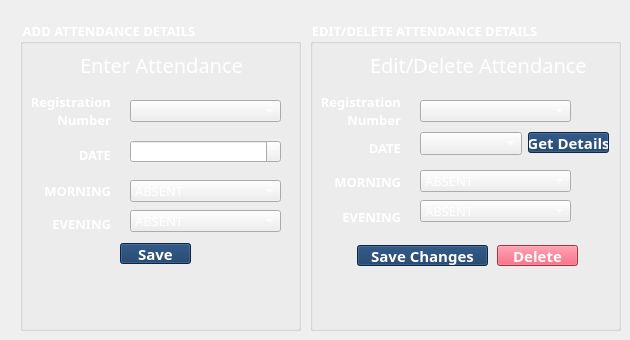
    <widget class="QWidget" name="tab_6">
     <attribute name="title">
      <string>Attendance</string>
     </attribute>
     <widget class="QGroupBox" name="groupBox_3">
      <property name="geometry">
       <rect>
        <x>20</x>
        <y>20</y>
        <width>281</width>
        <height>311</height>
       </rect>
      </property>
      <property name="font">
       <font>
        <family>Poppins Black</family>
        <pointsize>10</pointsize>
        <bold>true</bold>
       </font>
      </property>
      <property name="styleSheet">
       <string notr="true">color: rgb(255, 255, 255);</string>
      </property>
      <property name="title">
       <string>ADD ATTENDANCE DETAILS</string>
      </property>
      <widget class="QLabel" name="label_47">
       <property name="geometry">
        <rect>
         <x>10</x>
         <y>20</y>
         <width>41</width>
         <height>41</height>
        </rect>
       </property>
       <property name="text">
        <string/>
       </property>
       <property name="pixmap">
        <pixmap>../src/attendance.png</pixmap>
       </property>
       <property name="scaledContents">
        <bool>true</bool>
       </property>
      </widget>
      <widget class="QLabel" name="label_48">
       <property name="geometry">
        <rect>
         <x>60</x>
         <y>30</y>
         <width>201</width>
         <height>29</height>
        </rect>
       </property>
       <property name="font">
        <font>
         <family>Poppins</family>
         <pointsize>15</pointsize>
         <italic>false</italic>
         <bold>false</bold>
         <kerning>true</kerning>
        </font>
       </property>
       <property name="layoutDirection">
        <enum>Qt::LeftToRight</enum>
       </property>
       <property name="styleSheet">
        <string notr="true">color: rgb(255, 255, 255);</string>
       </property>
       <property name="text">
        <string>Enter Attendance</string>
       </property>
       <property name="scaledContents">
        <bool>true</bool>
       </property>
       <property name="alignment">
        <set>Qt::AlignLeading|Qt::AlignLeft|Qt::AlignVCenter</set>
       </property>
      </widget>
      <widget class="QComboBox" name="cb41">
       <property name="geometry">
        <rect>
         <x>110</x>
         <y>80</y>
         <width>151</width>
         <height>22</height>
        </rect>
       </property>
       <property name="font">
        <font>
         <family>Poppins SemiBold</family>
         <pointsize>10</pointsize>
        </font>
       </property>
       <property name="styleSheet">
        <string notr="true">color: rgb(255, 255, 255);
gridline-color: rgb(255, 255, 255);
selection-color: rgb(15, 52, 96);
border-color: rgb(255, 255, 255);</string>
       </property>
       <property name="editable">
        <bool>false</bool>
       </property>
       <property name="frame">
        <bool>true</bool>
       </property>
      </widget>
      <widget class="QLabel" name="label_49">
       <property name="geometry">
        <rect>
         <x>10</x>
         <y>60</y>
         <width>81</width>
         <height>61</height>
        </rect>
       </property>
       <property name="font">
        <font>
         <family>Poppins</family>
         <pointsize>10</pointsize>
         <italic>false</italic>
         <bold>true</bold>
         <kerning>true</kerning>
        </font>
       </property>
       <property name="layoutDirection">
        <enum>Qt::LeftToRight</enum>
       </property>
       <property name="styleSheet">
        <string notr="true">color: rgb(255, 255, 255);</string>
       </property>
       <property name="text">
        <string>Registration Number</string>
       </property>
       <property name="scaledContents">
        <bool>true</bool>
       </property>
       <property name="alignment">
        <set>Qt::AlignRight|Qt::AlignTrailing|Qt::AlignVCenter</set>
       </property>
       <property name="wordWrap">
        <bool>true</bool>
       </property>
      </widget>
      <widget class="QLabel" name="label_50">
       <property name="geometry">
        <rect>
         <x>50</x>
         <y>110</y>
         <width>41</width>
         <height>50</height>
        </rect>
       </property>
       <property name="font">
        <font>
         <family>Poppins</family>
         <pointsize>10</pointsize>
         <italic>false</italic>
         <bold>true</bold>
         <kerning>true</kerning>
        </font>
       </property>
       <property name="layoutDirection">
        <enum>Qt::LeftToRight</enum>
       </property>
       <property name="styleSheet">
        <string notr="true">color: rgb(255, 255, 255);</string>
       </property>
       <property name="text">
        <string>DATE</string>
       </property>
       <property name="scaledContents">
        <bool>true</bool>
       </property>
       <property name="alignment">
        <set>Qt::AlignRight|Qt::AlignTrailing|Qt::AlignVCenter</set>
       </property>
      </widget>
      <widget class="QLabel" name="label_51">
       <property name="geometry">
        <rect>
         <x>10</x>
         <y>146</y>
         <width>81</width>
         <height>50</height>
        </rect>
       </property>
       <property name="font">
        <font>
         <family>Poppins</family>
         <pointsize>10</pointsize>
         <italic>false</italic>
         <bold>true</bold>
         <kerning>true</kerning>
        </font>
       </property>
       <property name="layoutDirection">
        <enum>Qt::LeftToRight</enum>
       </property>
       <property name="styleSheet">
        <string notr="true">color: rgb(255, 255, 255);</string>
       </property>
       <property name="text">
        <string>MORNING</string>
       </property>
       <property name="scaledContents">
        <bool>true</bool>
       </property>
       <property name="alignment">
        <set>Qt::AlignRight|Qt::AlignTrailing|Qt::AlignVCenter</set>
       </property>
      </widget>
      <widget class="QLabel" name="label_52">
       <property name="geometry">
        <rect>
         <x>10</x>
         <y>179</y>
         <width>81</width>
         <height>50</height>
        </rect>
       </property>
       <property name="font">
        <font>
         <family>Poppins</family>
         <pointsize>10</pointsize>
         <italic>false</italic>
         <bold>true</bold>
         <kerning>true</kerning>
        </font>
       </property>
       <property name="layoutDirection">
        <enum>Qt::LeftToRight</enum>
       </property>
       <property name="styleSheet">
        <string notr="true">color: rgb(255, 255, 255);</string>
       </property>
       <property name="text">
        <string>EVENING</string>
       </property>
       <property name="scaledContents">
        <bool>true</bool>
       </property>
       <property name="alignment">
        <set>Qt::AlignRight|Qt::AlignTrailing|Qt::AlignVCenter</set>
       </property>
      </widget>
      <widget class="QPushButton" name="b41">
       <property name="geometry">
        <rect>
         <x>100</x>
         <y>223</y>
         <width>71</width>
         <height>21</height>
        </rect>
       </property>
       <property name="font">
        <font>
         <family>Poppins</family>
         <pointsize>11</pointsize>
         <bold>true</bold>
        </font>
       </property>
       <property name="styleSheet">
        <string notr="true">background-color: rgb(15, 52, 96);
color: rgb(255, 255, 255);</string>
       </property>
       <property name="text">
        <string>Save</string>
       </property>
      </widget>
      <widget class="QDateEdit" name="tb41">
       <property name="geometry">
        <rect>
         <x>110</x>
         <y>120</y>
         <width>151</width>
         <height>23</height>
        </rect>
       </property>
       <property name="font">
        <font>
         <pointsize>10</pointsize>
        </font>
       </property>
       <property name="autoFillBackground">
        <bool>true</bool>
       </property>
       <property name="styleSheet">
        <string notr="true"> color: white;</string>
       </property>
      </widget>
      <widget class="QLabel" name="l41">
       <property name="geometry">
        <rect>
         <x>14</x>
         <y>260</y>
         <width>251</width>
         <height>30</height>
        </rect>
       </property>
       <property name="font">
        <font>
         <family>Poppins</family>
         <pointsize>11</pointsize>
         <italic>false</italic>
         <bold>true</bold>
         <kerning>true</kerning>
        </font>
       </property>
       <property name="layoutDirection">
        <enum>Qt::LeftToRight</enum>
       </property>
       <property name="styleSheet">
        <string notr="true">color: rgb(255, 255, 255);</string>
       </property>
       <property name="text">
        <string/>
       </property>
       <property name="scaledContents">
        <bool>true</bool>
       </property>
       <property name="alignment">
        <set>Qt::AlignCenter</set>
       </property>
      </widget>
      <widget class="QComboBox" name="tb42">
       <property name="geometry">
        <rect>
         <x>110</x>
         <y>160</y>
         <width>151</width>
         <height>22</height>
        </rect>
       </property>
       <property name="font">
        <font>
         <family>Poppins SemiBold</family>
         <pointsize>10</pointsize>
        </font>
       </property>
       <property name="styleSheet">
        <string notr="true">color: rgb(255, 255, 255);
gridline-color: rgb(255, 255, 255);
selection-color: rgb(15, 52, 96);
border-color: rgb(255, 255, 255);</string>
       </property>
       <item>
        <property name="text">
         <string>ABSENT</string>
        </property>
       </item>
       <item>
        <property name="text">
         <string>PRESENT</string>
        </property>
       </item>
      </widget>
      <widget class="QComboBox" name="tb43">
       <property name="geometry">
        <rect>
         <x>110</x>
         <y>190</y>
         <width>151</width>
         <height>22</height>
        </rect>
       </property>
       <property name="font">
        <font>
         <family>Poppins SemiBold</family>
         <pointsize>10</pointsize>
        </font>
       </property>
       <property name="styleSheet">
        <string notr="true">color: rgb(255, 255, 255);
gridline-color: rgb(255, 255, 255);
selection-color: rgb(15, 52, 96);
border-color: rgb(255, 255, 255);</string>
       </property>
       <item>
        <property name="text">
         <string>ABSENT</string>
        </property>
       </item>
       <item>
        <property name="text">
         <string>PRESENT</string>
        </property>
       </item>
      </widget>
     </widget>
     <widget class="QGroupBox" name="groupBox_4">
      <property name="geometry">
       <rect>
        <x>310</x>
        <y>20</y>
        <width>311</width>
        <height>311</height>
       </rect>
      </property>
      <property name="font">
       <font>
        <family>Poppins Black</family>
        <pointsize>10</pointsize>
        <bold>true</bold>
       </font>
      </property>
      <property name="styleSheet">
       <string notr="true">color: rgb(255, 255, 255);</string>
      </property>
      <property name="title">
       <string>EDIT/DELETE ATTENDANCE DETAILS</string>
      </property>
      <widget class="QLabel" name="label_55">
       <property name="geometry">
        <rect>
         <x>10</x>
         <y>20</y>
         <width>41</width>
         <height>41</height>
        </rect>
       </property>
       <property name="text">
        <string/>
       </property>
       <property name="pixmap">
        <pixmap>../src/attendance.png</pixmap>
       </property>
       <property name="scaledContents">
        <bool>true</bool>
       </property>
      </widget>
      <widget class="QLabel" name="label_56">
       <property name="geometry">
        <rect>
         <x>60</x>
         <y>30</y>
         <width>241</width>
         <height>29</height>
        </rect>
       </property>
       <property name="font">
        <font>
         <family>Poppins</family>
         <pointsize>15</pointsize>
         <italic>false</italic>
         <bold>false</bold>
         <kerning>true</kerning>
        </font>
       </property>
       <property name="layoutDirection">
        <enum>Qt::LeftToRight</enum>
       </property>
       <property name="styleSheet">
        <string notr="true">color: rgb(255, 255, 255);</string>
       </property>
       <property name="text">
        <string>Edit/Delete Attendance</string>
       </property>
       <property name="scaledContents">
        <bool>true</bool>
       </property>
       <property name="alignment">
        <set>Qt::AlignLeading|Qt::AlignLeft|Qt::AlignVCenter</set>
       </property>
      </widget>
      <widget class="QComboBox" name="cb42">
       <property name="geometry">
        <rect>
         <x>110</x>
         <y>80</y>
         <width>151</width>
         <height>22</height>
        </rect>
       </property>
       <property name="font">
        <font>
         <family>Poppins SemiBold</family>
         <pointsize>10</pointsize>
        </font>
       </property>
       <property name="styleSheet">
        <string notr="true">color: rgb(255, 255, 255);
gridline-color: rgb(255, 255, 255);
selection-color: rgb(15, 52, 96);
border-color: rgb(255, 255, 255);</string>
       </property>
      </widget>
      <widget class="QLabel" name="label_57">
       <property name="geometry">
        <rect>
         <x>10</x>
         <y>60</y>
         <width>81</width>
         <height>61</height>
        </rect>
       </property>
       <property name="font">
        <font>
         <family>Poppins</family>
         <pointsize>10</pointsize>
         <italic>false</italic>
         <bold>true</bold>
         <kerning>true</kerning>
        </font>
       </property>
       <property name="layoutDirection">
        <enum>Qt::LeftToRight</enum>
       </property>
       <property name="styleSheet">
        <string notr="true">color: rgb(255, 255, 255);</string>
       </property>
       <property name="text">
        <string>Registration Number</string>
       </property>
       <property name="scaledContents">
        <bool>true</bool>
       </property>
       <property name="alignment">
        <set>Qt::AlignRight|Qt::AlignTrailing|Qt::AlignVCenter</set>
       </property>
       <property name="wordWrap">
        <bool>true</bool>
       </property>
      </widget>
      <widget class="QLabel" name="label_58">
       <property name="geometry">
        <rect>
         <x>50</x>
         <y>102</y>
         <width>41</width>
         <height>51</height>
        </rect>
       </property>
       <property name="font">
        <font>
         <family>Poppins</family>
         <pointsize>10</pointsize>
         <italic>false</italic>
         <bold>true</bold>
         <kerning>true</kerning>
        </font>
       </property>
       <property name="layoutDirection">
        <enum>Qt::LeftToRight</enum>
       </property>
       <property name="styleSheet">
        <string notr="true">color: rgb(255, 255, 255);</string>
       </property>
       <property name="text">
        <string>DATE</string>
       </property>
       <property name="scaledContents">
        <bool>true</bool>
       </property>
       <property name="alignment">
        <set>Qt::AlignRight|Qt::AlignTrailing|Qt::AlignVCenter</set>
       </property>
      </widget>
      <widget class="QLabel" name="label_59">
       <property name="geometry">
        <rect>
         <x>10</x>
         <y>136</y>
         <width>81</width>
         <height>51</height>
        </rect>
       </property>
       <property name="font">
        <font>
         <family>Poppins</family>
         <pointsize>10</pointsize>
         <italic>false</italic>
         <bold>true</bold>
         <kerning>true</kerning>
        </font>
       </property>
       <property name="layoutDirection">
        <enum>Qt::LeftToRight</enum>
       </property>
       <property name="styleSheet">
        <string notr="true">color: rgb(255, 255, 255);</string>
       </property>
       <property name="text">
        <string>MORNING</string>
       </property>
       <property name="scaledContents">
        <bool>true</bool>
       </property>
       <property name="alignment">
        <set>Qt::AlignRight|Qt::AlignTrailing|Qt::AlignVCenter</set>
       </property>
      </widget>
      <widget class="QLabel" name="label_60">
       <property name="geometry">
        <rect>
         <x>10</x>
         <y>171</y>
         <width>81</width>
         <height>51</height>
        </rect>
       </property>
       <property name="font">
        <font>
         <family>Poppins</family>
         <pointsize>10</pointsize>
         <italic>false</italic>
         <bold>true</bold>
         <kerning>true</kerning>
        </font>
       </property>
       <property name="layoutDirection">
        <enum>Qt::LeftToRight</enum>
       </property>
       <property name="styleSheet">
        <string notr="true">color: rgb(255, 255, 255);</string>
       </property>
       <property name="text">
        <string>EVENING</string>
       </property>
       <property name="scaledContents">
        <bool>true</bool>
       </property>
       <property name="alignment">
        <set>Qt::AlignRight|Qt::AlignTrailing|Qt::AlignVCenter</set>
       </property>
      </widget>
      <widget class="QPushButton" name="b42">
       <property name="geometry">
        <rect>
         <x>47</x>
         <y>225</y>
         <width>131</width>
         <height>21</height>
        </rect>
       </property>
       <property name="font">
        <font>
         <family>Poppins</family>
         <pointsize>11</pointsize>
         <bold>true</bold>
        </font>
       </property>
       <property name="styleSheet">
        <string notr="true">background-color: rgb(15, 52, 96);
color: rgb(255, 255, 255);</string>
       </property>
       <property name="text">
        <string>Save Changes</string>
       </property>
      </widget>
      <widget class="QComboBox" name="cb43">
       <property name="geometry">
        <rect>
         <x>110</x>
         <y>112</y>
         <width>102</width>
         <height>23</height>
        </rect>
       </property>
       <property name="font">
        <font>
         <family>Poppins SemiBold</family>
         <pointsize>10</pointsize>
        </font>
       </property>
       <property name="styleSheet">
        <string notr="true">color: rgb(255, 255, 255);
gridline-color: rgb(255, 255, 255);
selection-color: rgb(15, 52, 96);
border-color: rgb(255, 255, 255);</string>
       </property>
      </widget>
      <widget class="QPushButton" name="b44">
       <property name="geometry">
        <rect>
         <x>218</x>
         <y>112</y>
         <width>81</width>
         <height>21</height>
        </rect>
       </property>
       <property name="font">
        <font>
         <family>Poppins</family>
         <pointsize>11</pointsize>
         <bold>true</bold>
        </font>
       </property>
       <property name="styleSheet">
        <string notr="true">background-color: rgb(15, 52, 96);
color: rgb(255, 255, 255);</string>
       </property>
       <property name="text">
        <string>Get Details</string>
       </property>
      </widget>
      <widget class="QPushButton" name="b43">
       <property name="geometry">
        <rect>
         <x>187</x>
         <y>225</y>
         <width>81</width>
         <height>21</height>
        </rect>
       </property>
       <property name="font">
        <font>
         <family>Poppins</family>
         <pointsize>11</pointsize>
         <bold>true</bold>
        </font>
       </property>
       <property name="styleSheet">
        <string notr="true">background-color: rgb(233, 69, 96);
color: rgb(255, 255, 255);</string>
       </property>
       <property name="text">
        <string>Delete</string>
       </property>
      </widget>
      <widget class="QLabel" name="l42">
       <property name="geometry">
        <rect>
         <x>27</x>
         <y>260</y>
         <width>260</width>
         <height>30</height>
        </rect>
       </property>
       <property name="font">
        <font>
         <family>Poppins</family>
         <pointsize>11</pointsize>
         <italic>false</italic>
         <bold>true</bold>
         <kerning>true</kerning>
        </font>
       </property>
       <property name="layoutDirection">
        <enum>Qt::LeftToRight</enum>
       </property>
       <property name="styleSheet">
        <string notr="true">color: rgb(255, 255, 255);</string>
       </property>
       <property name="text">
        <string/>
       </property>
       <property name="scaledContents">
        <bool>true</bool>
       </property>
       <property name="alignment">
        <set>Qt::AlignCenter</set>
       </property>
      </widget>
      <widget class="QComboBox" name="tb44">
       <property name="geometry">
        <rect>
         <x>110</x>
         <y>150</y>
         <width>151</width>
         <height>22</height>
        </rect>
       </property>
       <property name="font">
        <font>
         <family>Poppins SemiBold</family>
         <pointsize>10</pointsize>
        </font>
       </property>
       <property name="styleSheet">
        <string notr="true">color: rgb(255, 255, 255);
gridline-color: rgb(255, 255, 255);
selection-color: rgb(15, 52, 96);
border-color: rgb(255, 255, 255);</string>
       </property>
       <item>
        <property name="text">
         <string>ABSENT</string>
        </property>
       </item>
       <item>
        <property name="text">
         <string>PRESENT</string>
        </property>
       </item>
      </widget>
      <widget class="QComboBox" name="tb45">
       <property name="geometry">
        <rect>
         <x>110</x>
         <y>180</y>
         <width>151</width>
         <height>22</height>
        </rect>
       </property>
       <property name="font">
        <font>
         <family>Poppins SemiBold</family>
         <pointsize>10</pointsize>
        </font>
       </property>
       <property name="styleSheet">
        <string notr="true">color: rgb(255, 255, 255);
gridline-color: rgb(255, 255, 255);
selection-color: rgb(15, 52, 96);
border-color: rgb(255, 255, 255);</string>
       </property>
       <item>
        <property name="text">
         <string>ABSENT</string>
        </property>
       </item>
       <item>
        <property name="text">
         <string>PRESENT</string>
        </property>
       </item>
      </widget>
      <zorder>label_55</zorder>
      <zorder>label_56</zorder>
      <zorder>cb42</zorder>
      <zorder>label_58</zorder>
      <zorder>label_59</zorder>
      <zorder>label_60</zorder>
      <zorder>b42</zorder>
      <zorder>cb43</zorder>
      <zorder>b44</zorder>
      <zorder>b43</zorder>
      <zorder>label_57</zorder>
      <zorder>l42</zorder>
      <zorder>tb44</zorder>
      <zorder>tb45</zorder>
     </widget>
    </widget>
